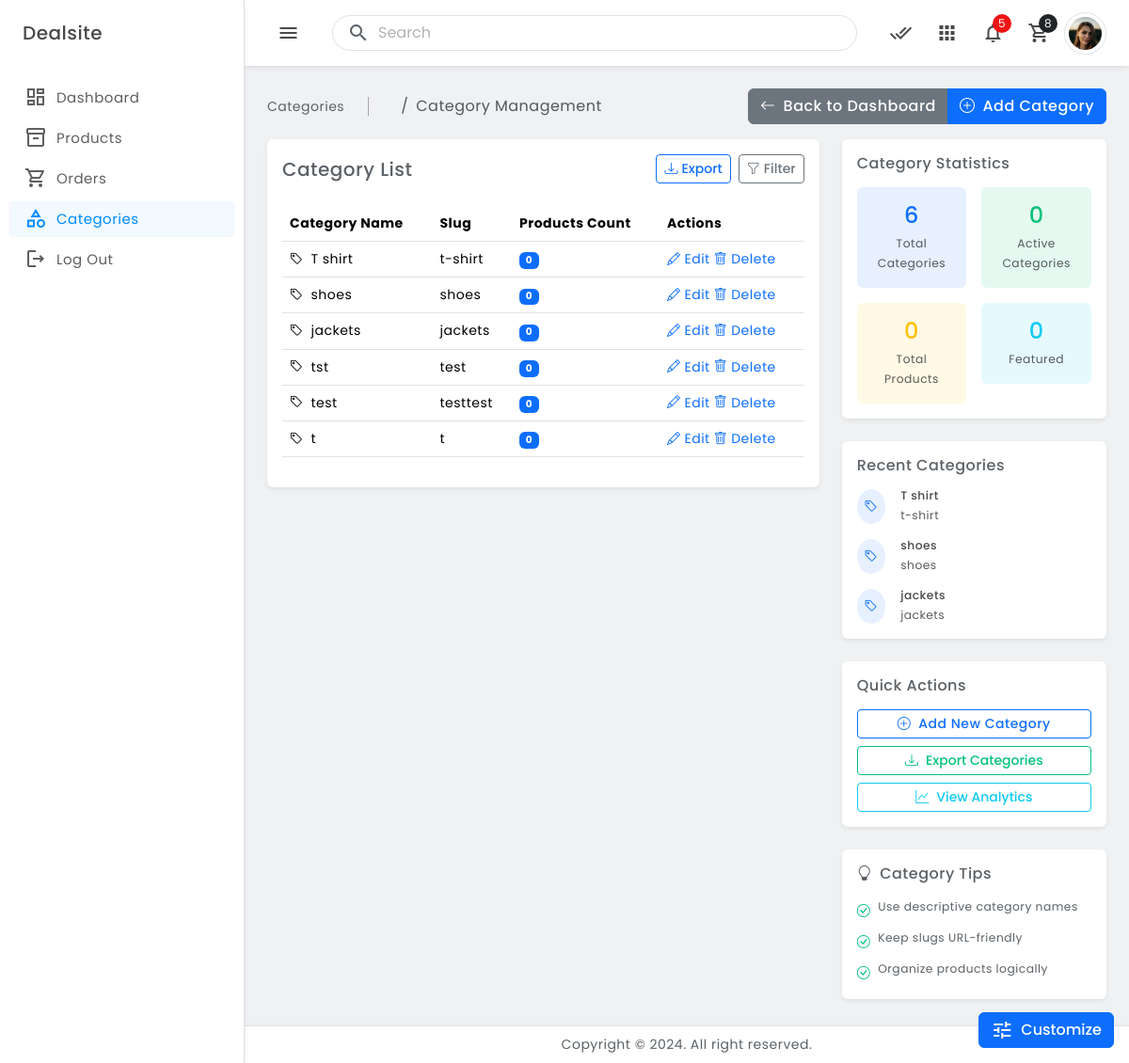
/admin-panel/categories/, run on an earlier commit of the app's database.
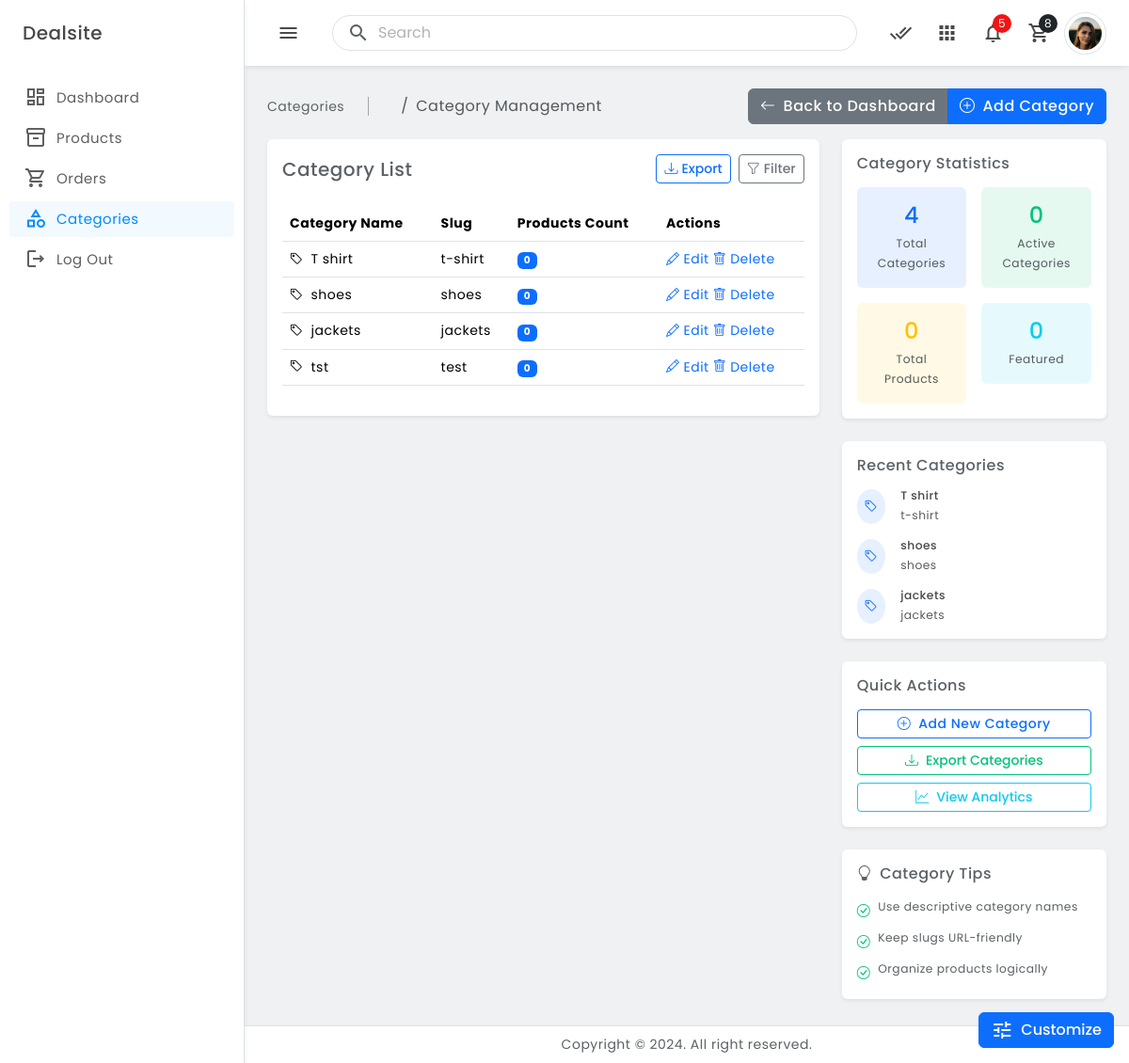
And on a later commit of the database.
### category/models.py (models this page shows, shortened)
class Category (models.Model):
    category_name = models.CharField(max_length=200, unique=True)
    slug = models.SlugField(max_length=100, unique=True)
    description = models.TextField(max_length=300, blank=True)
    cat_image = models.ImageField(upload_to='photos/categories', blank=True)
    class Meta:
        verbose_name = 'category'
        verbose_name_plural = 'categories'

### vendor/views.py (the view)
# urls.py: path('categories/', views.CategoriesList, name='categories'),
def CategoriesList(request):
    categories = Category.objects.all()
    context={
        'categories':categories,
    }
    return render(request,'vendor/category_list.html',context)

### carts/context_processors.py (called while the page is built, shortened)
def counter(request):
    cart_count = 0
    if 'admin' in request.path:
        return {}
    return dict(cart_count = cart_count)

### category/context_processors.py (called while the page is built)
def menu_links(request):
    links = Category.objects.all()
    return dict(links=links)

### templates/vendor/category_list.html (shortened to what the changed rows need)
{% extends 'vendor/admin_base.html' %}
{% block view %}
  <main class="main-wrapper">
    <div class="main-content">
      <div class="row">
        <div class="col-12 col-lg-8">
          <div class="card">
            <div class="card-body">
              <div class="table-responsive">
                <table class="table table-hover">
                  <thead>
                    <tr>
                      <th>Category Name</th>
                      <th>Slug</th>
                      <th>Products Count</th>
                      <th>Actions</th>
                    </tr>
                  </thead>
                  <tbody>
                    {% for category in categories %}
                    <tr>
                      <td>
                        <div class="d-flex align-items-center">
                          <div class="category-badge me-3">
                            <i class="bi bi-tag me-2"></i>{{category.category_name}}
                          </div>
                        </div>
                      </td>
                      <td>
                        <span class="slug-badge">{{category.slug}}</span>
                      </td>
                      <td>
                        <span class="badge bg-primary">0</span>
                      </td>
                      <td>
                        <div class="d-flex gap-1">
                          <a href="#" class="action-btn edit-btn">
                            <i class="bi bi-pencil me-1"></i>Edit
                          </a>
                          <a href="{% url 'del_category' category.id %}" class="action-btn delete-btn"
                             onclick="return confirm('Are you sure you want to delete this category?')">
                            <i class="bi bi-trash me-1"></i>Delete
                          </a>
                        </div>
                      </td>
                    </tr>
                    {% endfor %}
                  </tbody>
                </table>
              </div>
            </div>
          </div>
        </div>
        <div class="col-12 col-lg-4">
          <div class="card">
            <div class="card-body">
              <div class="row g-3">
                <div class="col-6">
                  <div class="text-center p-3 bg-primary bg-opacity-10 rounded">
                    <h4 class="mb-1 text-primary">{{categories.count}}</h4>
                    <small class="text-muted">Total Categories</small>
                  </div>
                </div>
              </div>
            </div>
          </div>
          <div class="card">
            <div class="card-body">
              <div class="d-flex flex-column gap-3">
                {% for category in categories|slice:":3" %}
                <div class="d-flex align-items-center gap-3">
                  <div class="flex-shrink-0">
                    <div class="bg-primary bg-opacity-10 rounded-circle p-2">
                      <i class="bi bi-tag text-primary"></i>
                    </div>
                  </div>
                  <div class="flex-grow-1">
                    <h6 class="mb-1 small">{{category.category_name}}</h6>
                    <p class="mb-0 text-muted small">{{category.slug}}</p>
                  </div>
                </div>
                {% empty %}
                <div class="text-center text-muted py-3">
                  <i class="bi bi-tags fs-4 d-block mb-2"></i>
                  <small>No categories yet</small>
                </div>
                {% endfor %}
              </div>
            </div>
          </div>
        </div>
      </div>
    </div>
  </main>
{% endblock view %}

What changed in the data, as far as the page shows it:
removed Category: category_name "test", slug "testtest", shown under "Category List"
removed Category: category_name "t", slug "t", shown under "Category List"
Also different on the page:
{{ categories.count }}: "6" → "4"
